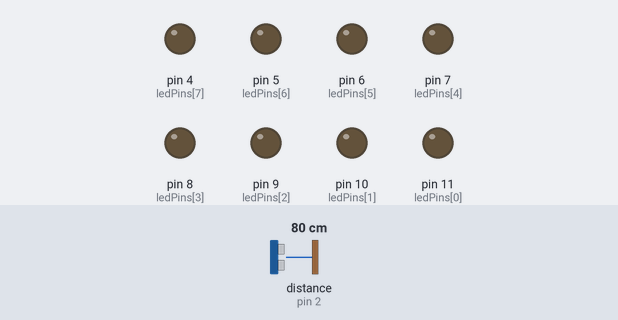
A sketch run on a simulated Arduino Uno, built with avr-gcc and run on an emulated ATmega328P. Parts: output pins drawn as LEDs (lit = HIGH). The inputs (shaded band) are chosen by the test bench; at power-on: distance to the obstacle (sensor on pin 2) 80 cm. The echo pulse lasts 58.3 µs per cm; what the sketch prints to the serial monitor is not drawn.

Above: at 1.2 s.
1.3 s: distance to the obstacle (sensor on pin 2) set to 32 cm
4.3 s: distance to the obstacle (sensor on pin 2) set to 28 cm
At 4.8 s:
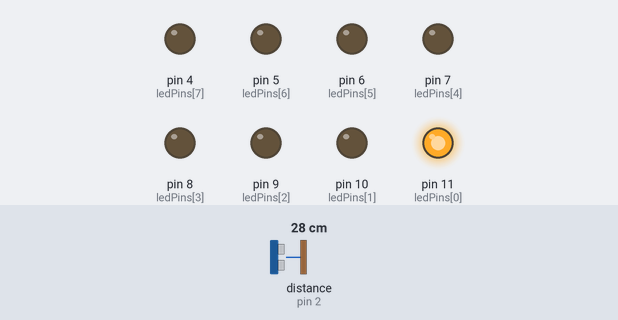
5.8 s: distance to the obstacle (sensor on pin 2) set to 24 cm
At 6.2 s:
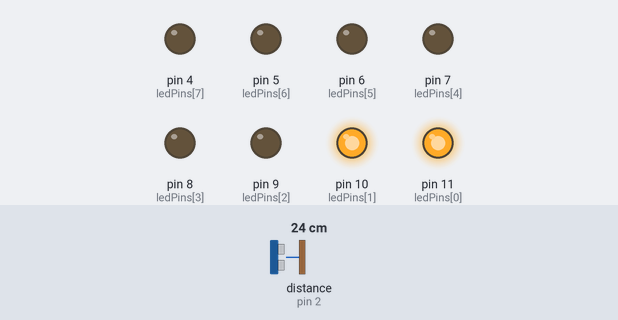
7.3 s: distance to the obstacle (sensor on pin 2) set to 22 cm
At 7.6 s:
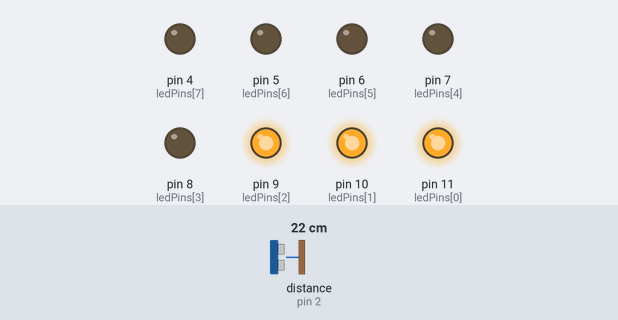
8.8 s: distance to the obstacle (sensor on pin 2) set to 2 cm
At 9.3 s:
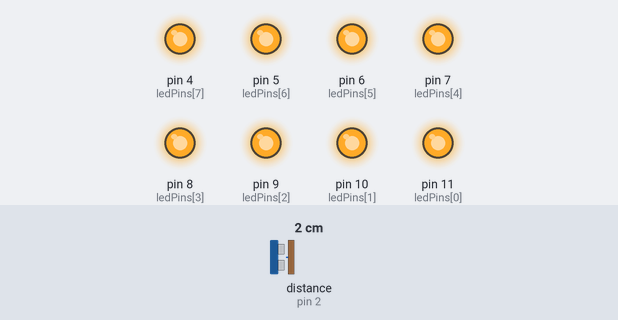
10.3 s: distance to the obstacle (sensor on pin 2) set to 18 cm
At 11.7 s:
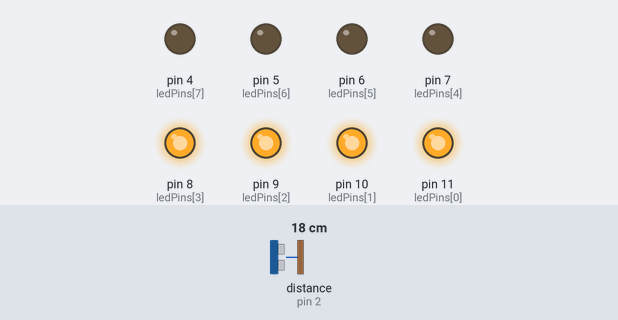
Timing chart, 0 to 12.8 s (numbered marks = the images above; inputs shaded):
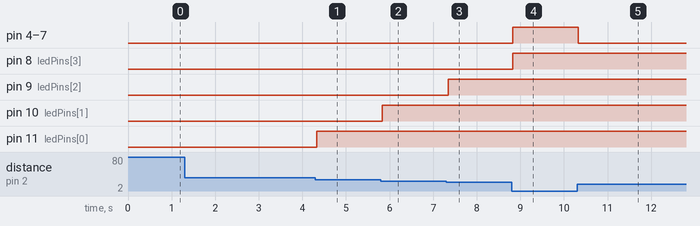

The sketch:

REX_Trial_UltrasonicMeasure5.ino
```cpp
/*超音波センサーを使って人を検知しよう！その5
   内容
   NewPringを使ってプログラムを簡略化しよう！
*/
#include <NewPing.h>
NewPing sonar(2,2,200); // trigPinとechoPinがどこについているか，最大何センチまで測れるのかを設定

const int ledPins[] = {11, 10, 9, 8, 7, 6, 5, 4, 3};
const int ledPinNum = 8;
int distance = 0;
int onLedPin = 0;

// Arduinoが起動した時，1度だけ実行
void setup() {
  Serial.begin(9600);
  for (int i = 0; i < ledPinNum; i++) {
    pinMode(ledPins[i], OUTPUT);
  }
}

// 起動中ずっと実行
void loop() {
  distance = sonar.ping_cm(); // 距離を取得

  Serial.print("距離は");
  Serial.print(distance);
  Serial.println("cmです");

  // 距離によって数値を変える
  onLedPin = map(distance, 3, 30, 8, 0); // 3~30[cm]の距離をいい感じに8~0の間に調節してくれる

  // 8個のLEDを点灯させるプログラム
  for (int i = 0; i < ledPinNum; i++) {
    if (i < onLedPin) {
      digitalWrite(ledPins[i], HIGH);
    } else {
      digitalWrite(ledPins[i], LOW);
    }
  }
}
```

Measured:
- the behaviour switches between 30 and 29 cm on distance to the obstacle (sensor on pin 2) (found by bisection; images 0 and 1)
- the behaviour switches between 27 and 26 cm on distance to the obstacle (sensor on pin 2) (found by bisection; images 1 and 2)
- the behaviour switches between 24 and 23 cm on distance to the obstacle (sensor on pin 2) (found by bisection; images 2 and 3)
- after the input at 1.3 s, every drawn part: stays the same
- after the input at 4.3 s, pin 11 (ledPins[0]): LOW → HIGH at once
- after the input at 5.8 s, pin 10 (ledPins[1]): LOW → HIGH at once
- after the input at 7.3 s, pin 9 (ledPins[2]): LOW → HIGH at once
- after the input at 8.8 s, pin 4 (ledPins[7]), pin 5 (ledPins[6]), pin 6 (ledPins[5]), pin 7 (ledPins[4]), pin 8 (ledPins[3]): LOW → HIGH at once
- after the input at 10.3 s, pin 4 (ledPins[7]), pin 5 (ledPins[6]), pin 6 (ledPins[5]), pin 7 (ledPins[4]): HIGH → LOW at once
